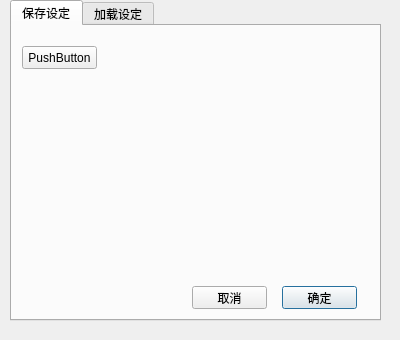
<?xml version="1.0" encoding="UTF-8"?>
<ui version="4.0">
 <class>frmSettings</class>
 <widget class="QDialog" name="frmSettings">
  <property name="geometry">
   <rect>
    <x>0</x>
    <y>0</y>
    <width>400</width>
    <height>340</height>
   </rect>
  </property>
  <property name="windowTitle">
   <string>Dialog</string>
  </property>
  <widget class="QTabWidget" name="tabWidget">
   <property name="geometry">
    <rect>
     <x>10</x>
     <y>0</y>
     <width>371</width>
     <height>321</height>
    </rect>
   </property>
   <property name="currentIndex">
    <number>0</number>
   </property>
   <widget class="QWidget" name="tabSaveSetup">
    <attribute name="title">
     <string>保存设定</string>
    </attribute>
    <widget class="QPushButton" name="pushButton_3">
     <property name="geometry">
      <rect>
       <x>270</x>
       <y>260</y>
       <width>75</width>
       <height>23</height>
      </rect>
     </property>
     <property name="text">
      <string>确定</string>
     </property>
    </widget>
    <widget class="QPushButton" name="pushButton_4">
     <property name="geometry">
      <rect>
       <x>180</x>
       <y>260</y>
       <width>75</width>
       <height>23</height>
      </rect>
     </property>
     <property name="text">
      <string>取消</string>
     </property>
    </widget>
    <widget class="QPushButton" name="pushButton_5">
     <property name="geometry">
      <rect>
       <x>10</x>
       <y>20</y>
       <width>75</width>
       <height>23</height>
      </rect>
     </property>
     <property name="text">
      <string>PushButton</string>
     </property>
    </widget>
   </widget>
   <widget class="QWidget" name="tabLoadSetup">
    <attribute name="title">
     <string>加载设定</string>
    </attribute>
    <widget class="QPushButton" name="pushButton_2">
     <property name="geometry">
      <rect>
       <x>280</x>
       <y>250</y>
       <width>75</width>
       <height>23</height>
      </rect>
     </property>
     <property name="text">
      <string>确定</string>
     </property>
    </widget>
    <widget class="QPushButton" name="pushButton">
     <property name="geometry">
      <rect>
       <x>170</x>
       <y>250</y>
       <width>75</width>
       <height>23</height>
      </rect>
     </property>
     <property name="text">
      <string>取消</string>
     </property>
    </widget>
   </widget>
  </widget>
 </widget>
 <resources/>
 <connections/>
</ui>
